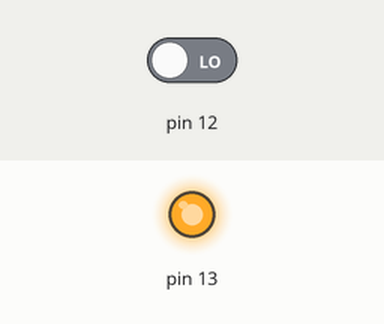
The sketch below on a simulated Arduino Uno, built with avr-gcc and run on an emulated ATmega328P. Shown: output pins drawn as LEDs (lit = HIGH). Inputs (shaded band) come from the test bench; at power-on: pin 12 LOW. What the sketch prints to the serial monitor is not drawn.

Above: at 0.1 s.
Timing chart, 0 to 1.6 s (numbered marks = the images above):
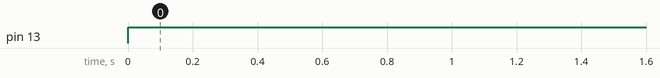

Measured:
- by itself, pin 13: LOW → HIGH at 0.00 s

The sketch:

ultrasonidos.ino
```cpp
long distancia;
long tiempo;
void setup(){
  Serial.begin(9600);
  pinMode(13, OUTPUT); /*activación del pin 9 como salida: para el pulso ultrasónico*/
  pinMode(12, INPUT); /*activación del pin 8 como entrada: tiempo del rebote del ultrasonido*/
}

void loop(){
  digitalWrite(13,LOW); /* Por cuestión de estabilización del sensor*/
  delayMicroseconds(5);
  digitalWrite(13, HIGH); /* envío del pulso ultrasónico*/
  delayMicroseconds(10);
  tiempo=pulseIn(12, HIGH); /* Función para medir la longitud del pulso entrante. Mide el tiempo que transcurrido entre el envío
  del pulso ultrasónico y cuando el sensor recibe el rebote, es decir: desde que el pin 12 empieza a recibir el rebote, HIGH, hasta que
  deja de hacerlo, LOW, la longitud del pulso entrante*/
  distancia= int(0.017*tiempo); /*fórmula para calcular la distancia obteniendo un valor entero*/
  /*Monitorización en centímetros por el monitor serial*/
  Serial.println("Distancia ");
  Serial.println(distancia);
  Serial.println(" cm");
  delay(1000);
}
```
